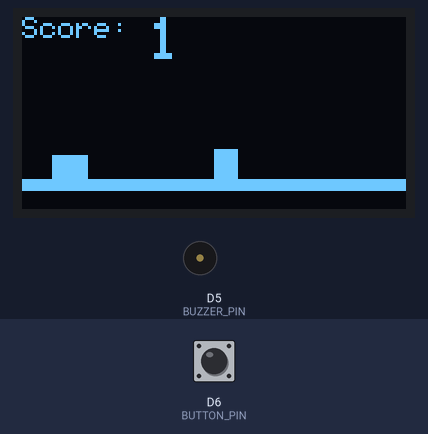
A sketch run on a simulated ESP8266 (NodeMCU). Shown: 128×64 one-colour display, buzzer (waves = sounding). Inputs (shaded band) come from the test bench; at power-on: D6 (BUTTON_PIN) HIGH.

Above: at 1.2 s.
1.3 s: D6 (BUTTON_PIN) pulled LOW for 0.3 s
At 2.25 s:
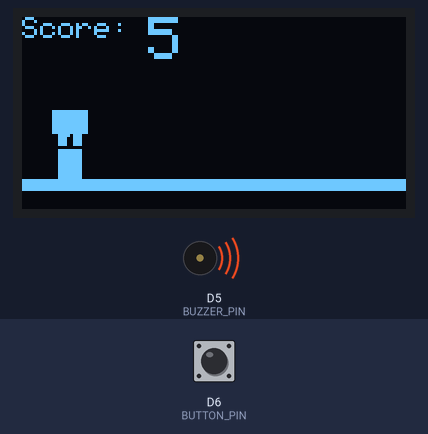
3.1 s: D6 (BUTTON_PIN) pulled LOW for 1 s
At 4.51 s:
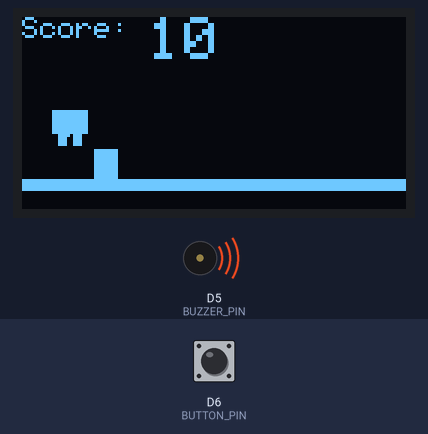
7.1 s: D6 (BUTTON_PIN) pulled LOW for 3.2 s
At 10.09 s:
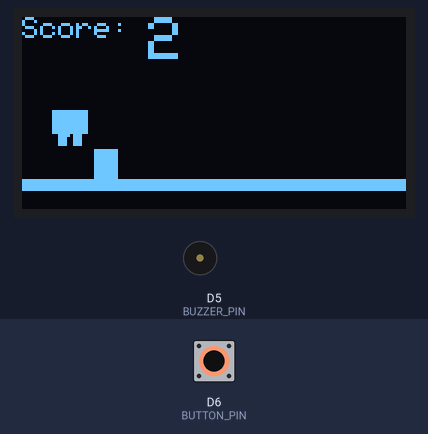
13.3 s: D6 (BUTTON_PIN) pulled LOW for 1 s
Timing chart, 0 to 18.3 s (numbered marks = the images above; inputs shaded):
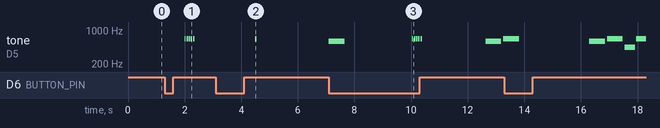

Measured:
- after the input at 7.1 s, the display: first changes after 0.99 s (image 3 shows a later state)
- by itself, tone on D5 (BUZZER_PIN): plays 659 Hz for 0.05 s, 659 Hz for 0.05 s, 659 Hz for 0.05 s, 659 Hz for 0.05 s, 659 Hz for 0.05 s, 587 Hz for 0.56 s … (7 notes in this stretch)

The sketch:

game.ino
```cpp
#include <Wire.h>
#include <Adafruit_GFX.h>
#include <Adafruit_SSD1306.h>
#include "song.h"  // Include the song header file

// OLED 128x64 (Game OLED)
#define SCREEN_WIDTH_64 128
#define SCREEN_HEIGHT_64 64
#define OLED_RESET_64    -1
#define OLED_ADDRESS_64  0x3C
Adafruit_SSD1306 displayGame(SCREEN_WIDTH_64, SCREEN_HEIGHT_64, &Wire, OLED_RESET_64);

// Push button pin
#define BUTTON_PIN D6
#define BUZZER_PIN D5  // Buzzer pin

// Game parameters
int playerX = 10;               // Player's fixed X position
int playerY;                    // Player's initial Y position (set to ground level in setup)
int obstacleX = SCREEN_WIDTH_64;   // Start obstacle off-screen
int obstacleWidth = 8;          // Obstacle width
int obstacleHeight = 10;        // Obstacle height
bool isJumping = false;         // Jump state
bool gameOver = false;          // Game over state
int jumpHeight = 15;            // Height of the jump
int jumpCounter = 0;            // Counter for jump duration
int maxJumpFrames = 15;         // Duration of jump (in frames), shorter for faster jump
int hoverFrames = 10;           // Frames to "hover" at the peak
int groundLevel = SCREEN_HEIGHT_64 - 10; // Ground level

int score = 0;                  // Score counter (time in frames)
int jumpBonus = 0;              // Bonus points when jumping over obstacles
unsigned long lastTime = 0;     // Timer to track elapsed time (milliseconds)
unsigned long currentTime = 0;  // Current time to calculate elapsed time

// Dinosaur Character (using pixels)
const int dinoWidth = 12;
const int dinoHeight = 12;

void setup() {
  Serial.begin(115200);

  // Initialize the game OLED display (128x64)
  if (!displayGame.begin(SSD1306_SWITCHCAPVCC, OLED_ADDRESS_64)) {
    Serial.println(F("SSD1306 allocation failed for game OLED"));
    for (;;);
  }
  displayGame.clearDisplay();

  // Set button pin as input with internal pull-up resistor
  pinMode(BUTTON_PIN, INPUT_PULLUP);

  // Set buzzer pin as output
  pinMode(BUZZER_PIN, OUTPUT);

  // Initialize player at ground level
  playerY = groundLevel;
}

void loop() {
  // Clear the game display at the start of each loop
  displayGame.clearDisplay();

  // Check for button press to trigger jump if not already jumping or game over
  if (digitalRead(BUTTON_PIN) == LOW && !isJumping && !gameOver) {
    isJumping = true;
    jumpCounter = 0;  // Reset jump counter
  }

  // Game logic
  if (gameOver) {
    // Display Game Over message on the game OLED, centered with smaller font
    displayGame.setTextSize(1);  // Font size for "Game Over"
    displayGame.setTextColor(SSD1306_WHITE);

    String gameOverMessage = "LAH KALAH KE?";
    int16_t x, y;
    uint16_t width, height;
    displayGame.getTextBounds(gameOverMessage, 0, 0, &x, &y, &width, &height);
    displayGame.setCursor((SCREEN_WIDTH_64 - width) / 2, SCREEN_HEIGHT_64 / 3);
    displayGame.print(gameOverMessage);

    // Restart Text - Centered
    displayGame.setTextSize(0);  // Smaller font size for "Try Again?"
    String tryAgainMessage = "TAK STRONG DO KAUU!!";
    displayGame.getTextBounds(tryAgainMessage, 0, 0, &x, &y, &width, &height);
    displayGame.setCursor((SCREEN_WIDTH_64 - width) / 2, SCREEN_HEIGHT_64 / 2 + 10);
    displayGame.print(tryAgainMessage);

    // Update display
    displayGame.display();

    // Play melody when game over (continues playing as long as button isn't pressed)
    playGameOverMelody();

    // Wait until the button is pressed to restart the game
    while (digitalRead(BUTTON_PIN) == HIGH) {
      // Wait here until the button is pressed to restart
    }
    resetGame();
  } else {
    // Move the obstacle from right to left (faster)
    obstacleX -= 4;  // Increase speed to 4 (or try 5)

    // If obstacle moves off-screen, reset to start position
    if (obstacleX < 0) {
      obstacleX = SCREEN_WIDTH_64;
      // Increase score based on time (how long the player has been running)
      score++;
    }

    // Handle jumping logic (faster jump)
    if (isJumping) {
      if (jumpCounter < maxJumpFrames / 2) {
        // Ascend phase (faster)
        playerY = groundLevel - jumpHeight;
      } else if (jumpCounter < (maxJumpFrames / 2) + hoverFrames) {
        // Hover phase remains the same
        playerY = groundLevel - jumpHeight;
      } else if (jumpCounter < maxJumpFrames + hoverFrames) {
        // Descend phase (faster)
        playerY = groundLevel - jumpHeight + (jumpCounter - (maxJumpFrames / 2) - hoverFrames) * 3;  // Faster descent
      }

      jumpCounter++;

      // End jump when jumpCounter exceeds total frames
      if (jumpCounter >= maxJumpFrames + hoverFrames) {
        playerY = groundLevel;  // Return player to ground level
        isJumping = false;      // End jump
      }
    } else {
      playerY = groundLevel;  // Ensure player is at ground level when not jumping
    }

    // Draw the dinosaur character
    drawDino(playerX, playerY);

    // Draw the obstacle (Cactus)
    displayGame.fillRect(obstacleX, groundLevel - obstacleHeight, obstacleWidth, obstacleHeight, SSD1306_WHITE);

    // Check for collision (player hits the obstacle at ground level)
    if (playerX + dinoWidth > obstacleX && playerX < obstacleX + obstacleWidth && playerY == groundLevel) {
      jumpBonus = 0;  // Reset bonus if hit an obstacle
      gameOver = true;
    }

    // Add 10 points to score when jumping over an obstacle
    if (playerX + dinoWidth > obstacleX && playerX < obstacleX + obstacleWidth && playerY == groundLevel - jumpHeight) {
      jumpBonus = 1;  // Add bonus points
      score += jumpBonus;  // Increase score by bonus

      // Play buzzer sound when jumping over an obstacle (1 beep)
      playJumpBeep();
    }

    // Draw the ground
    displayGame.fillRect(0, groundLevel, SCREEN_WIDTH_64, 4, SSD1306_WHITE);

    // Display the score (time in frames) on the game OLED
    displayGame.setCursor(0, 0);
    displayGame.setTextSize(1); // Smaller font size for score
    displayGame.setTextColor(SSD1306_WHITE);
    displayGame.print(F("Score: "));
    displayGame.setTextSize(2); // Larger font size for score value
    displayGame.print(score);

    // Update the display (game OLED)
    displayGame.display();

    // Calculate elapsed time (timer)
    currentTime = millis();
    if (currentTime - lastTime >= 1000) {  // 1 second passed
      score++;  // Increment score every second
      lastTime = currentTime;  // Update the last time check
    }
  }

  delay(50); // Control game speed (adjust to make the game faster or slower)
}

// Function to reset the game state
// Function to reset the game state
void resetGame() {
  playerY = groundLevel;   // Reset player to ground level
  obstacleX = SCREEN_WIDTH_64;
  gameOver = false;
  isJumping = false;       // Ensure jumping state is reset
  jumpCounter = 0;         // Reset jump counter
  score = 0;               // Reset score
  jumpBonus = 0;           // Reset jump bonus

  // Disable button input for 0.3 seconds
  delay(300);
}

// Add this function before loop()
void playJumpBeep() {
  tone(BUZZER_PIN, NOTE_E5, 50);  // Short beep using a note from the melody
}


// Function to draw the dinosaur character (simplified version)
void drawDino(int x, int y) {
  // Draw dinosaur head (circle)
  displayGame.fillCircle(x + 4, y - 4, 4, SSD1306_WHITE);
  // Draw dinosaur body (rectangle)
  displayGame.fillRect(x, y - 8, 12, 8, SSD1306_WHITE);
  // Draw legs (simple rectangles)
  displayGame.fillRect(x + 2, y, 3, 4, SSD1306_WHITE);  // Left leg
  displayGame.fillRect(x + 7, y, 3, 4, SSD1306_WHITE);  // Right leg
}

// Updated Function to play a melody when the game is over
void playGameOverMelody() {
  // Calculate the duration of a whole note
  int wholenote = (60000 * 4) / tempo;

  // Use the Tetris melody from song.h
  for (int thisNote = 0; thisNote < notes * 2; thisNote = thisNote + 2) {
    if (digitalRead(BUTTON_PIN) == LOW) {
      return;  // Exit melody if button is pressed
    }

    // calculates the duration of each note
    int divider = melody[thisNote + 1];
    int noteDuration;
    if (divider > 0) {
      // regular note, just proceed
      noteDuration = (wholenote) / divider;
    } else if (divider < 0) {
      // dotted notes are represented with negative durations!!
      noteDuration = (wholenote) / abs(divider);
      noteDuration *= 1.5; // increases the duration in half for dotted notes
    }

    // we only play the note for 90% of the duration, leaving 10% as a pause
    tone(BUZZER_PIN, melody[thisNote], noteDuration*0.9);

    // Wait for the specified duration before playing the next note.
    delay(noteDuration);

    // stop the waveform generation before the next note.
    noTone(BUZZER_PIN);
  }
}
```

song.h
```cpp
 /*
   Never Gonna Give you Up
  Connect a piezo buzzer or speaker to pin 11 or select a new pin.
  More songs available at https://github.com/robsoncouto/arduino-songs

                                              Robson Couto, 2019
*/
#ifndef SONG_H
#define SONG_H

#define NOTE_B0  31
#define NOTE_C1  33
#define NOTE_CS1 35
#define NOTE_D1  37
#define NOTE_DS1 39
#define NOTE_E1  41
#define NOTE_F1  44
#define NOTE_FS1 46
#define NOTE_G1  49
#define NOTE_GS1 52
#define NOTE_A1  55
#define NOTE_AS1 58
#define NOTE_B1  62
#define NOTE_C2  65
#define NOTE_CS2 69
#define NOTE_D2  73
#define NOTE_DS2 78
#define NOTE_E2  82
#define NOTE_F2  87
#define NOTE_FS2 93
#define NOTE_G2  98
#define NOTE_GS2 104
#define NOTE_A2  110
#define NOTE_AS2 117
#define NOTE_B2  123
#define NOTE_C3  131
#define NOTE_CS3 139
#define NOTE_D3  147
#define NOTE_DS3 156
#define NOTE_E3  165
#define NOTE_F3  175
#define NOTE_FS3 185
#define NOTE_G3  196
#define NOTE_GS3 208
#define NOTE_A3  220
#define NOTE_AS3 233
#define NOTE_B3  247
#define NOTE_C4  262
#define NOTE_CS4 277
#define NOTE_D4  294
#define NOTE_DS4 311
#define NOTE_E4  330
#define NOTE_F4  349
#define NOTE_FS4 370
#define NOTE_G4  392
#define NOTE_GS4 415
#define NOTE_A4  440
#define NOTE_AS4 466
#define NOTE_B4  494
#define NOTE_C5  523
#define NOTE_CS5 554
#define NOTE_D5  587
#define NOTE_DS5 622
#define NOTE_E5  659
#define NOTE_F5  698
#define NOTE_FS5 740
#define NOTE_G5  784
#define NOTE_GS5 831
#define NOTE_A5  880
#define NOTE_AS5 932
#define NOTE_B5  988
#define NOTE_C6  1047
#define NOTE_CS6 1109
#define NOTE_D6  1175
#define NOTE_DS6 1245
#define NOTE_E6  1319
#define NOTE_F6  1397
#define NOTE_FS6 1480
#define NOTE_G6  1568
#define NOTE_GS6 1661
#define NOTE_A6  1760
#define NOTE_AS6 1865
#define NOTE_B6  1976
#define NOTE_C7  2093
#define NOTE_CS7 2217
#define NOTE_D7  2349
#define NOTE_DS7 2489
#define NOTE_E7  2637
#define NOTE_F7  2794
#define NOTE_FS7 2960
#define NOTE_G7  3136
#define NOTE_GS7 3322
#define NOTE_A7  3520
#define NOTE_AS7 3729
#define NOTE_B7  3951
#define NOTE_C8  4186
#define NOTE_CS8 4435
#define NOTE_D8  4699
#define NOTE_DS8 4978
#define REST      0

// change this to make the song slower or faster
int tempo=144;

// notes of the moledy followed by the duration.
// a 4 means a quarter note, 8 an eighteenth , 16 sixteenth, so on
// !!negative numbers are used to represent dotted notes,
// so -4 means a dotted quarter note, that is, a quarter plus an eighteenth!!
int melody[] = {

  //Based on the arrangement at https://www.flutetunes.com/tunes.php?id=192

  NOTE_D5,-4, NOTE_E5,-4, NOTE_A4,4, //1
  NOTE_E5,-4, NOTE_FS5,-4, NOTE_A5,16, NOTE_G5,16, NOTE_FS5,8,
  NOTE_D5,-4, NOTE_E5,-4, NOTE_A4,2,
  NOTE_A4,16, NOTE_A4,16, NOTE_B4,16, NOTE_D5,8, NOTE_D5,16,
  NOTE_D5,-4, NOTE_E5,-4, NOTE_A4,4, //repeat from 1
  NOTE_E5,-4, NOTE_FS5,-4, NOTE_A5,16, NOTE_G5,16, NOTE_FS5,8,
  NOTE_D5,-4, NOTE_E5,-4, NOTE_A4,2,
  NOTE_A4,16, NOTE_A4,16, NOTE_B4,16, NOTE_D5,8, NOTE_D5,16,
  REST,4, NOTE_B4,8, NOTE_CS5,8, NOTE_D5,8, NOTE_D5,8, NOTE_E5,8, NOTE_CS5,-8,
  NOTE_B4,16, NOTE_A4,2, REST,4,

  REST,8, NOTE_B4,8, NOTE_B4,8, NOTE_CS5,8, NOTE_D5,8, NOTE_B4,4, NOTE_A4,8, //7
  NOTE_A5,8, REST,8, NOTE_A5,8, NOTE_E5,-4, REST,4,
  NOTE_B4,8, NOTE_B4,8, NOTE_CS5,8, NOTE_D5,8, NOTE_B4,8, NOTE_D5,8, NOTE_E5,8, REST,8,
  REST,8, NOTE_CS5,8, NOTE_B4,8, NOTE_A4,-4, REST,4,
  REST,8, NOTE_B4,8, NOTE_B4,8, NOTE_CS5,8, NOTE_D5,8, NOTE_B4,8, NOTE_A4,4,
  NOTE_E5,8, NOTE_E5,8, NOTE_E5,8, NOTE_FS5,8, NOTE_E5,4, REST,4,

  NOTE_D5,2, NOTE_E5,8, NOTE_FS5,8, NOTE_D5,8, //13
  NOTE_E5,8, NOTE_E5,8, NOTE_E5,8, NOTE_FS5,8, NOTE_E5,4, NOTE_A4,4,
  REST,2, NOTE_B4,8, NOTE_CS5,8, NOTE_D5,8, NOTE_B4,8,
  REST,8, NOTE_E5,8, NOTE_FS5,8, NOTE_E5,-4, NOTE_A4,16, NOTE_B4,16, NOTE_D5,16, NOTE_B4,16,
  NOTE_FS5,-8, NOTE_FS5,-8, NOTE_E5,-4, NOTE_A4,16, NOTE_B4,16, NOTE_D5,16, NOTE_B4,16,

  NOTE_E5,-8, NOTE_E5,-8, NOTE_D5,-8, NOTE_CS5,16, NOTE_B4,-8, NOTE_A4,16, NOTE_B4,16, NOTE_D5,16, NOTE_B4,16, //18
  NOTE_D5,4, NOTE_E5,8, NOTE_CS5,-8, NOTE_B4,16, NOTE_A4,8, NOTE_A4,8, NOTE_A4,8,
  NOTE_E5,4, NOTE_D5,2, NOTE_A4,16, NOTE_B4,16, NOTE_D5,16, NOTE_B4,16,
  NOTE_FS5,-8, NOTE_FS5,-8, NOTE_E5,-4, NOTE_A4,16, NOTE_B4,16, NOTE_D5,16, NOTE_B4,16,
  NOTE_A5,4, NOTE_CS5,8, NOTE_D5,-8, NOTE_CS5,16, NOTE_B4,8, NOTE_A4,16, NOTE_B4,16, NOTE_D5,16, NOTE_B4,16,

  NOTE_D5,4, NOTE_E5,8, NOTE_CS5,-8, NOTE_B4,16, NOTE_A4,4, NOTE_A4,8,  //23
  NOTE_E5,4, NOTE_D5,2, REST,4,
  REST,8, NOTE_B4,8, NOTE_D5,8, NOTE_B4,8, NOTE_D5,8, NOTE_E5,4, REST,8,
  REST,8, NOTE_CS5,8, NOTE_B4,8, NOTE_A4,-4, REST,4,
  REST,8, NOTE_B4,8, NOTE_B4,8, NOTE_CS5,8, NOTE_D5,8, NOTE_B4,8, NOTE_A4,4,
  REST,8, NOTE_A5,8, NOTE_A5,8, NOTE_E5,8, NOTE_FS5,8, NOTE_E5,8, NOTE_D5,8,

  REST,8, NOTE_A4,8, NOTE_B4,8, NOTE_CS5,8, NOTE_D5,8, NOTE_B4,8, //29
  REST,8, NOTE_CS5,8, NOTE_B4,8, NOTE_A4,-4, REST,4,
  NOTE_B4,8, NOTE_B4,8, NOTE_CS5,8, NOTE_D5,8, NOTE_B4,8, NOTE_A4,4, REST,8,
  REST,8, NOTE_E5,8, NOTE_E5,8, NOTE_FS5,4, NOTE_E5,-4,
  NOTE_D5,2, NOTE_D5,8, NOTE_E5,8, NOTE_FS5,8, NOTE_E5,4,
  NOTE_E5,8, NOTE_E5,8, NOTE_FS5,8, NOTE_E5,8, NOTE_A4,8, NOTE_A4,4,

  REST,-4, NOTE_A4,8, NOTE_B4,8, NOTE_CS5,8, NOTE_D5,8, NOTE_B4,8, //35
  REST,8, NOTE_E5,8, NOTE_FS5,8, NOTE_E5,-4, NOTE_A4,16, NOTE_B4,16, NOTE_D5,16, NOTE_B4,16,
  NOTE_FS5,-8, NOTE_FS5,-8, NOTE_E5,-4, NOTE_A4,16, NOTE_B4,16, NOTE_D5,16, NOTE_B4,16,
  NOTE_E5,-8, NOTE_E5,-8, NOTE_D5,-8, NOTE_CS5,16, NOTE_B4,8, NOTE_A4,16, NOTE_B4,16, NOTE_D5,16, NOTE_B4,16,
  NOTE_D5,4, NOTE_E5,8, NOTE_CS5,-8, NOTE_B4,16, NOTE_A4,4, NOTE_A4,8,

   NOTE_E5,4, NOTE_D5,2, NOTE_A4,16, NOTE_B4,16, NOTE_D5,16, NOTE_B4,16, //40
  NOTE_FS5,-8, NOTE_FS5,-8, NOTE_E5,-4, NOTE_A4,16, NOTE_B4,16, NOTE_D5,16, NOTE_B4,16,
  NOTE_A5,4, NOTE_CS5,8, NOTE_D5,-8, NOTE_CS5,16, NOTE_B4,8, NOTE_A4,16, NOTE_B4,16, NOTE_D5,16, NOTE_B4,16,
  NOTE_D5,4, NOTE_E5,8, NOTE_CS5,-8, NOTE_B4,16, NOTE_A4,4, NOTE_A4,8,
  NOTE_E5,4, NOTE_D5,2, NOTE_A4,16, NOTE_B4,16, NOTE_D5,16, NOTE_B4,16,

  NOTE_FS5,-8, NOTE_FS5,-8, NOTE_E5,-4, NOTE_A4,16, NOTE_B4,16, NOTE_D5,16, NOTE_B4,16, //45
  NOTE_A5,4, NOTE_CS5,8, NOTE_D5,-8, NOTE_CS5,16, NOTE_B4,8, NOTE_A4,16, NOTE_B4,16, NOTE_D5,16, NOTE_B4,16,
  NOTE_D5,4, NOTE_E5,8, NOTE_CS5,-8, NOTE_B4,16, NOTE_A4,4, NOTE_A4,8,
  NOTE_E5,4, NOTE_D5,2, NOTE_A4,16, NOTE_B4,16, NOTE_D5,16, NOTE_B4,16,
  NOTE_FS5,-8, NOTE_FS5,-8, NOTE_E5,-4, NOTE_A4,16, NOTE_B4,16, NOTE_D5,16, NOTE_B4,16, //45

  NOTE_A5,4, NOTE_CS5,8, NOTE_D5,-8, NOTE_CS5,16, NOTE_B4,8, NOTE_A4,16, NOTE_B4,16, NOTE_D5,16, NOTE_B4,16,
  NOTE_D5,4, NOTE_E5,8, NOTE_CS5,-8, NOTE_B4,16, NOTE_A4,4, NOTE_A4,8,

  NOTE_E5,4, NOTE_D5,2, REST,4
};

// sizeof gives the number of bytes, each int value is composed of two bytes (16 bits)
// there are two values per note (pitch and duration), so for each note there are four bytes
int notes=sizeof(melody)/sizeof(melody[0])/2;

void playTetrisMelody(int buzzerPin) {
  // Calculate the duration of a whole note
  int wholenote = (60000 * 4) / tempo;

  int divider = 0, noteDuration = 0;

  // Iterate over the notes of the melody
  for (int thisNote = 0; thisNote < notes * 2; thisNote = thisNote + 2) {
    // Calculates the duration of each note
    divider = melody[thisNote + 1];
    if (divider > 0) {
      // Regular note, just proceed
      noteDuration = (wholenote) / divider;
    } else if (divider < 0) {
      // Dotted notes are represented with negative durations
      noteDuration = (wholenote) / abs(divider);
      noteDuration *= 1.5; // Increases the duration in half for dotted notes
    }

    // Play the note for 90% of the duration, leaving 10% as a pause
    tone(buzzerPin, melody[thisNote], noteDuration*0.9);

    // Wait for the specified duration before playing the next note
    delay(noteDuration);

    // Stop the waveform generation before the next note
    noTone(buzzerPin);
  }
}

#endif // SONG_H
```
